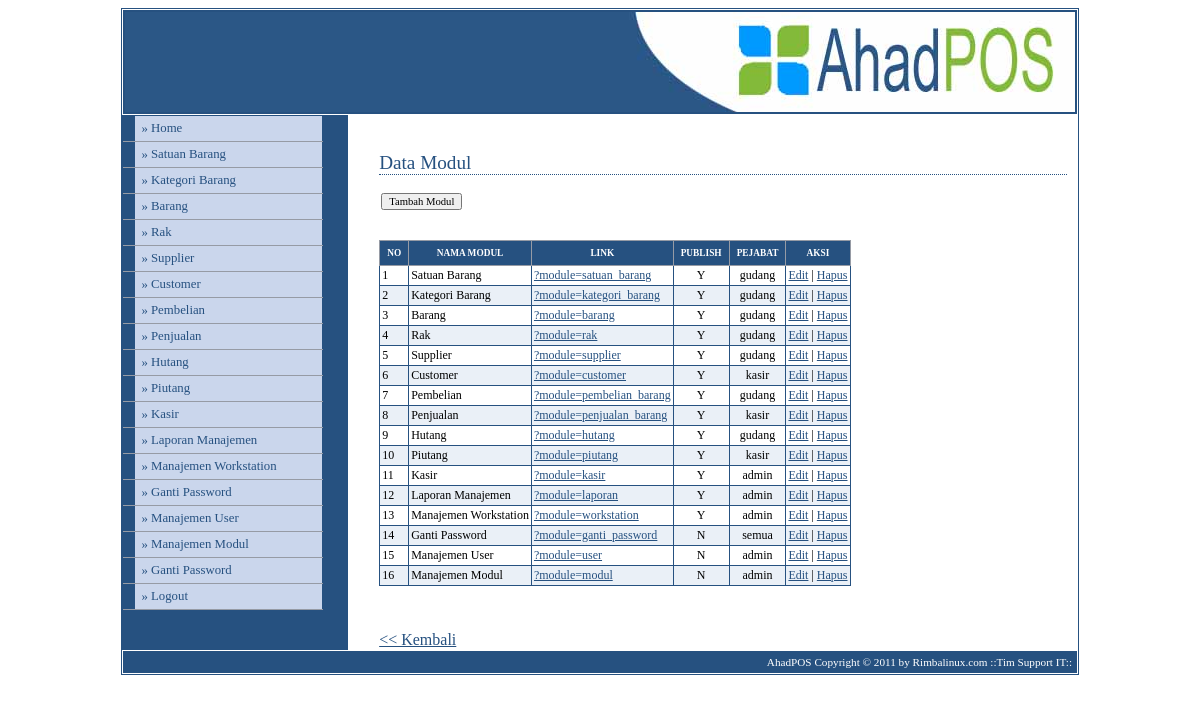
Page /sistem/media.php?module=modul (signed in) on the committed database.
### tables this page shows
CREATE TABLE IF NOT EXISTS `modul` (
  `idModul` int(3) NOT NULL,
  `namaModul` varchar(50) DEFAULT NULL,
  `link` varchar(50) DEFAULT NULL,
  `publish` enum('Y','N') DEFAULT NULL,
  `idLevelUser` int(2) DEFAULT NULL,
  `urutan` int(3) DEFAULT NULL,
  `last_update` date DEFAULT NULL,
  PRIMARY KEY  (`idModul`)
);

CREATE TABLE IF NOT EXISTS `leveluser` (
  `idLevelUser` int(2) NOT NULL,
  `levelUser` varchar(20) DEFAULT NULL,
  PRIMARY KEY  (`idLevelUser`)
);

### sistem/modul/mod_modul.php (the view, shortened to what this page needs)
<?php
switch($_GET[act]){
  default:
    echo "<h2>Data Modul</h2>
          <form method=POST action='?module=modul&act=tambahmodul'>
          <input type=submit value='Tambah Modul'></form>
          <br/>
          <table class=tableku>
          <tr><th>No</th><th>nama modul</th><th>link</th><th>publish</th><th>pejabat</th><th>aksi</th></tr>";
    $tampil=mysql_query("SELECT idModul,namaModul,link,publish,levelUser,urutan
                            FROM modul m, leveluser lu
                            WHERE m.idLevelUser = lu.idLevelUser
                            ORDER BY urutan");
    $no=1;
    while ($r=mysql_fetch_array($tampil)){
        if(($no % 2) == 0){
            $warna = "#EAF0F7";
	}
	else{
            $warna = "#FFFFFF";
	}
        echo "<tr bgcolor=$warna>";
      echo "<td class=td>$no</td>
            <td class=td>$r[namaModul]</td>
            <td class=td><a href=$r[link]>$r[link]</a></td>
            <td align=center class=td>$r[publish]</td>
            <td align=center class=td>$r[levelUser]</td>
            <td class=td><a href=?module=modul&act=editmodul&id=$r[idModul]>Edit</a> |
	              <a href=./aksi.php?module=modul&act=hapus&id=$r[idModul]>Hapus</a>
            </td></tr>";
       $no++;
    }
    echo "</table><p>&nbsp;</p>
    <a href=javascript:history.go(-1)><< Kembali</a>";
    break;
}
?>

### sistem/menu.php (shortened to what this page needs)
<?php
include "modul/function.php";
if ($_SESSION[leveluser]=='admin'){
  $sql="select namaModul,link from modul order by urutan ";
}
elseif ($_SESSION[leveluser]=='gudang'){
  $sql="select * from modul m, leveluser lu where m.idLevelUser = lu.idLevelUser and levelUser='gudang' and publish='Y' order by urutan";
}
elseif ($_SESSION[leveluser]=='kasir'){
  $sql="select * from modul m, leveluser lu where m.idLevelUser = lu.idLevelUser and levelUser='kasir' and publish='Y' order by urutan";
}
else{
  $sql="select * from modul m, leveluser lu where m.idLevelUser = lu.idLevelUser and levelUser='semua' and publish='Y' order by urutan";
}
$hasil = mysql_query($sql);
while ($data=mysql_fetch_array($hasil)){
  echo "<li><a href='$data[link]'>&#187; $data[namaModul]</a></li>";
}
$semua = mysql_query("select * from modul where idLevelUser = 1");
while ($dataSemua=mysql_fetch_array($semua)){
  echo "<li><a href='$dataSemua[link]'>&#187; $dataSemua[namaModul]</a></li>";
}
?>

### config/adminstyle.css (style rules this page uses)
body { font-family: Tahoma; }
#content p { font-size: 75%; line-height: 1.8em; padding-left: 2em; }
#menu li { width: 200px; border-bottom: 1px solid #969BA5; margin: 0; padding: 0; font-size: 80%; vertical-align: bottom; }
#menu a:link, #menu a:visited { display: block; padding: 5px 5px 5px 0.5em; border-left: 12px solid #265180; border-right: 1px solid #265180; background-color: #CAD6EC; color: #265180; text-decoration: none; }
a:link,a:visited { color:#265180; }
h2 { font: normal 120% Georgia; color: #265180; background-color: transparent; border-bottom: 1px dotted #265180; }
table { border-collapse: collapse; }
.tableku { font-family: Tahoma; font-size: 10pt; border-width: 1px; border-collapse: collapse; margin: 10px 0px; border: 1px solid #265180; padding: 2px; }
.td { border: 1px solid #265180; padding: 2px; font-size: 9pt; }
form { font-size: 10pt; padding: 2px; }
th { color: #FFFFFF; font-size: 7pt; text-transform: uppercase; text-align: center; padding: 0.75em; border-width: 1px; border-style: solid; border-color: #969BA5; border-collapse: collapse; background-color: #265180; }
input,textarea,select { font-family: Tahoma; font-size: 8pt; }

### rows in the picture
modul: namaModul "Satuan Barang", link "?module=satuan_barang", publish "Y", idLevelUser.levelUser "gudang"
modul: namaModul "Kategori Barang", link "?module=kategori_barang", publish "Y", idLevelUser.levelUser "gudang"
modul: namaModul "Barang", link "?module=barang", publish "Y", idLevelUser.levelUser "gudang"
modul: namaModul "Rak", link "?module=rak", publish "Y", idLevelUser.levelUser "gudang"
modul: namaModul "Supplier", link "?module=supplier", publish "Y", idLevelUser.levelUser "gudang"
modul: namaModul "Customer", link "?module=customer", publish "Y", idLevelUser.levelUser "kasir"
modul: namaModul "Pembelian", link "?module=pembelian_barang", publish "Y", idLevelUser.levelUser "gudang"
modul: namaModul "Penjualan", link "?module=penjualan_barang", publish "Y", idLevelUser.levelUser "kasir"
modul: namaModul "Hutang", link "?module=hutang", publish "Y", idLevelUser.levelUser "gudang"
modul: namaModul "Piutang", link "?module=piutang", publish "Y", idLevelUser.levelUser "kasir"
modul: namaModul "Kasir", link "?module=kasir", publish "Y", idLevelUser.levelUser "admin"
modul: namaModul "Laporan Manajemen", link "?module=laporan", publish "Y", idLevelUser.levelUser "admin"
modul: namaModul "Manajemen Workstation", link "?module=workstation", publish "Y", idLevelUser.levelUser "admin"
modul: namaModul "Ganti Password", link "?module=ganti_password", publish "N", idLevelUser.levelUser "semua"
modul: namaModul "Manajemen User", link "?module=user", publish "N", idLevelUser.levelUser "admin"
modul: namaModul "Manajemen Modul", link "?module=modul", publish "N", idLevelUser.levelUser "admin"
